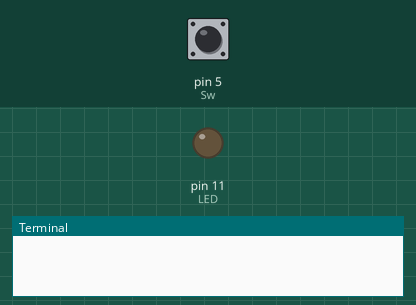
Bench run of a program on a simulated Raspberry Pi (header pin numbers). On the bench: output pins drawn as LEDs (lit = HIGH), the last lines printed to the terminal. The inputs (shaded band) are chosen by the test bench; at power-on: pin 5 (Sw) HIGH.

Above: at 1.2 s.
1.3 s: pin 5 (Sw) pulled LOW for 0.15 s
At 2.2 s:
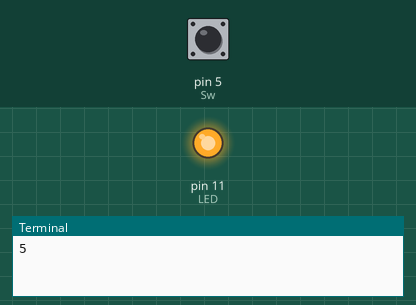
2.9 s: pin 5 (Sw) pulled LOW for 1 s
At 3.5 s:
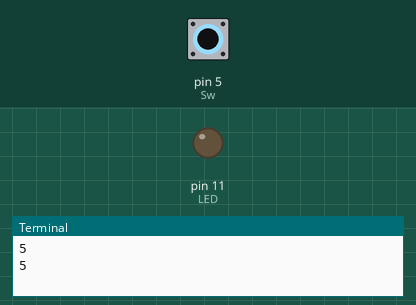
5.4 s: pin 5 (Sw) pulled LOW for 3.2 s
At 6.6 s:
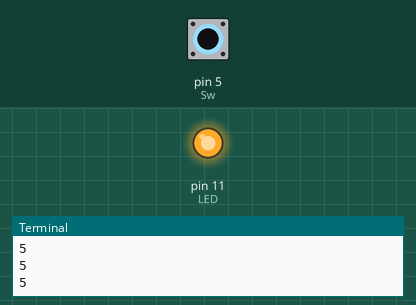
Timing chart, 0 to 8.4 s (numbered marks = the images above; inputs shaded):
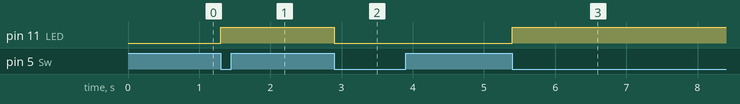

The program:

07_LED_ONOFF_edge.py
```python
import RPi.GPIO as GPIO
import time

GPIO.setmode(GPIO.BOARD)

LED=11
Sw=5

GPIO.setup(LED,GPIO.OUT,initial=GPIO.LOW)
GPIO.setup(Sw,GPIO.IN)

def LED_Cntl(channel):
    print(channel)
    global LED_state
    if LED_state==False:
        GPIO.output(LED,GPIO.HIGH)
        LED_state= True
    else:
        GPIO.output(LED,GPIO.LOW)
        LED_state= False

try:
    LED_state=False
    GPIO.add_event_detect(Sw,GPIO.FALLING,callback=LED_Cntl)
    while True:
        pass

except KeyboardInterrupt:
    print("KeyboardInterrupt")
finally:
    print("cleanup")
    GPIO.cleanup()
```

Measured:
- after the input at 1.3 s, pin 11 (LED): LOW → HIGH at once
- after the input at 2.9 s, pin 11 (LED): HIGH → LOW at once
- after the input at 5.4 s, pin 11 (LED): LOW → HIGH at once
